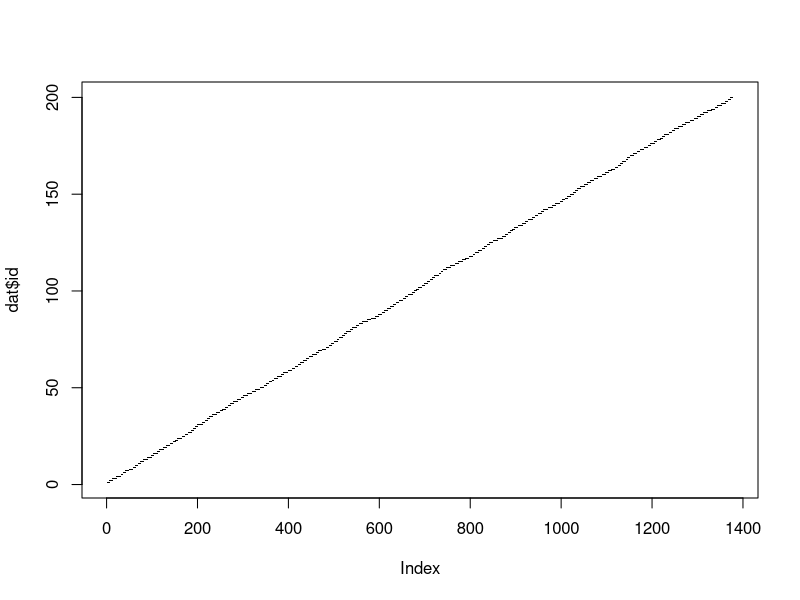
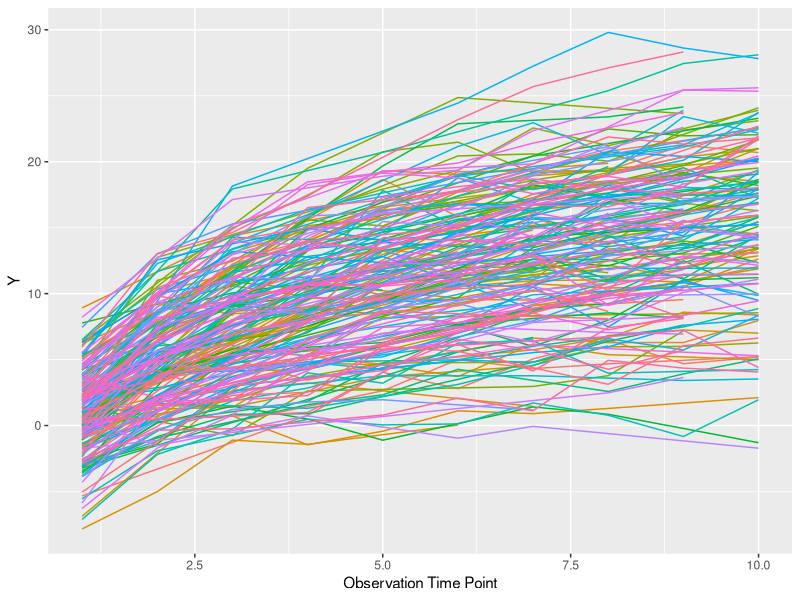

The R script that drew these images, in order:
library(MASS)
library(nlme)
library(ggplot2)

### set number of individuals
n <- 200

### average intercept and slope
beta0 <- 1.0
beta1 <- 6.0

### true autocorrelation
ar.val <- .4

### true error SD, intercept SD, slope SD, and intercept-slope cor
sigma <- 1.5
tau0  <- 2.5
tau1  <- 2.0
tau01 <- 0.3

### maximum number of possible observations
m <- 10

### simulate number of observations for each individual
p <- round(runif(n,4,m))

### simulate observation moments (assume everybody has 1st obs)
obs <- unlist(sapply(p, function(x) c(1, sort(sample(2:m, x-1, replace=FALSE)))))

### set up data frame
dat <- data.frame(id=rep(1:n, times=p), obs=obs)

### simulate (correlated) random effects for intercepts and slopes
mu  <- c(0,0)
S   <- matrix(c(1, tau01, tau01, 1), nrow=2)
tau <- c(tau0, tau1)
S   <- diag(tau) %*% S %*% diag(tau)
U   <- mvrnorm(n, mu=mu, Sigma=S)

### simulate AR(1) errors and then the actual outcomes
dat$eij <- unlist(sapply(p, function(x) arima.sim(model=list(ar=ar.val), n=x) * sqrt(1-ar.val^2) * sigma))
dat$yij <- (beta0 + rep(U[,1], times=p)) + (beta1 + rep(U[,2], times=p)) * log(dat$obs) + dat$eij
plot(dat$id, pch='.')


library(plyr)
dat = ddply(dat, .(id), function(x){
  x$alpha = ifelse(runif(n = 1) > 0.9, 1, 0.1)
  x$grouper = factor(rbinom(n=1, size =3 ,prob=0.5), levels=0:3)
  x
})


#This is the spaghetti plot
tspag = ggplot(dat, aes(x=obs, y=yij)) + 
  geom_line() + guides(colour=FALSE) + xlab("Observation Time Point") +
  ylab("Y")
spag = tspag + aes(colour = factor(id))
spag